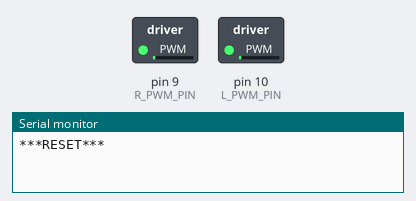
A sketch run on a simulated Arduino Uno, built with avr-gcc and run on an emulated ATmega328P. On the bench: switched loads named in the sketch (green lamp = pin HIGH), the last lines printed to the serial monitor.

Above: at 1.05 s.
At 4.05 s:
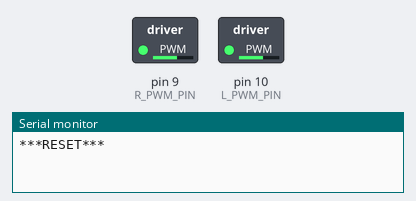
At 10.45 s:
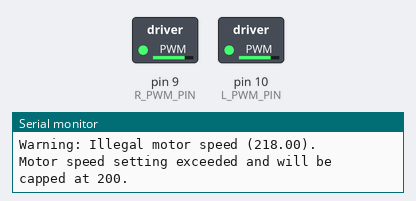
At 19.95 s:
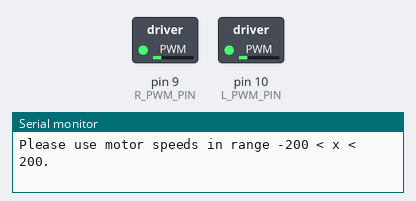
Timing chart, 0 to 27.0 s (numbered marks = the images above):
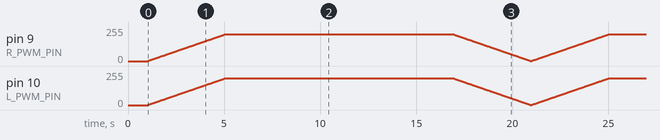

The sketch:

exercise_3.ino
```cpp
#define L_PWM_PIN 10
#define L_DIR_PIN 16
#define R_PWM_PIN 9
#define R_DIR_PIN 15

#define FWD LOW
#define REV HIGH

int pwm_value;
bool pwm_value_increasing;

void setup() {

  Serial.begin(9600);
  delay(1000);
  Serial.println("***RESET***");

  pwm_value = 0;
  pwm_value_increasing = true;

}


void loop() {

  setMotorPower("left", pwm_value);
  setMotorPower("right", pwm_value);
  delay(20);

  if (pwm_value >= 220) {
    pwm_value_increasing = false;
  }
  else if (pwm_value <= -220) {
    pwm_value_increasing = true;
  }

  if (pwm_value_increasing) {
    pwm_value += 1;
  }
  else {
    pwm_value -= 1;
  }

}


int setMotorPower(String motor, float pwm) {

  int target_dir_pin;
  int target_pwm_pin;

  if (motor == "left") {
    target_pwm_pin = L_PWM_PIN;
    target_dir_pin = L_DIR_PIN;
  }
  else if (motor == "right") {
    target_pwm_pin = R_PWM_PIN;
    target_dir_pin = R_DIR_PIN;
  }
  else {
    Serial.println("Error: Invalid motor selection. Please set first argument to \"left\" or \"right\".");

    return 1;
  }

  if (pwm >= 0) {
     digitalWrite(target_dir_pin, FWD);
  }
  else {
     digitalWrite(target_dir_pin, REV);
  }

  if (abs(pwm) > 200) {
    Serial.print("Warning: Illegal motor speed (");
    Serial.print(pwm);
    Serial.println(").");
    Serial.println("Motor speed setting exceeded and will be capped at 200.");
    Serial.println("Please use motor speeds in range -200 < x < 200.");
  }

  analogWrite(target_pwm_pin, min(abs(pwm), 200));

  return 0;
}
```
